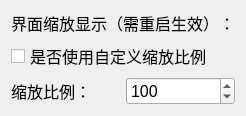
          <widget class="QFrame" name="frame_18">
           <property name="font">
            <font>
             <pointsize>12</pointsize>
            </font>
           </property>
           <property name="styleSheet">
            <string notr="true"/>
           </property>
           <layout class="QVBoxLayout" name="verticalLayout_22">
            <item>
             <widget class="QLabel" name="label_13">
              <property name="font">
               <font>
                <pointsize>12</pointsize>
               </font>
              </property>
              <property name="text">
               <string>界面缩放显示（需重启生效）：</string>
              </property>
             </widget>
            </item>
            <item>
             <widget class="QCheckBox" name="mainScaleBox">
              <property name="text">
               <string>是否使用自定义缩放比例</string>
              </property>
             </widget>
            </item>
            <item>
             <layout class="QHBoxLayout" name="horizontalLayout_4">
              <item>
               <widget class="QLabel" name="label_17">
                <property name="maximumSize">
                 <size>
                  <width>150</width>
                  <height>16777215</height>
                 </size>
                </property>
                <property name="text">
                 <string>缩放比例：</string>
                </property>
               </widget>
              </item>
              <item>
               <widget class="WheelSpinBox" name="scaleBox">
                <property name="minimum">
                 <number>50</number>
                </property>
                <property name="maximum">
                 <number>300</number>
                </property>
                <property name="value">
                 <number>100</number>
                </property>
               </widget>
              </item>
             </layout>
            </item>
           </layout>
          </widget>
